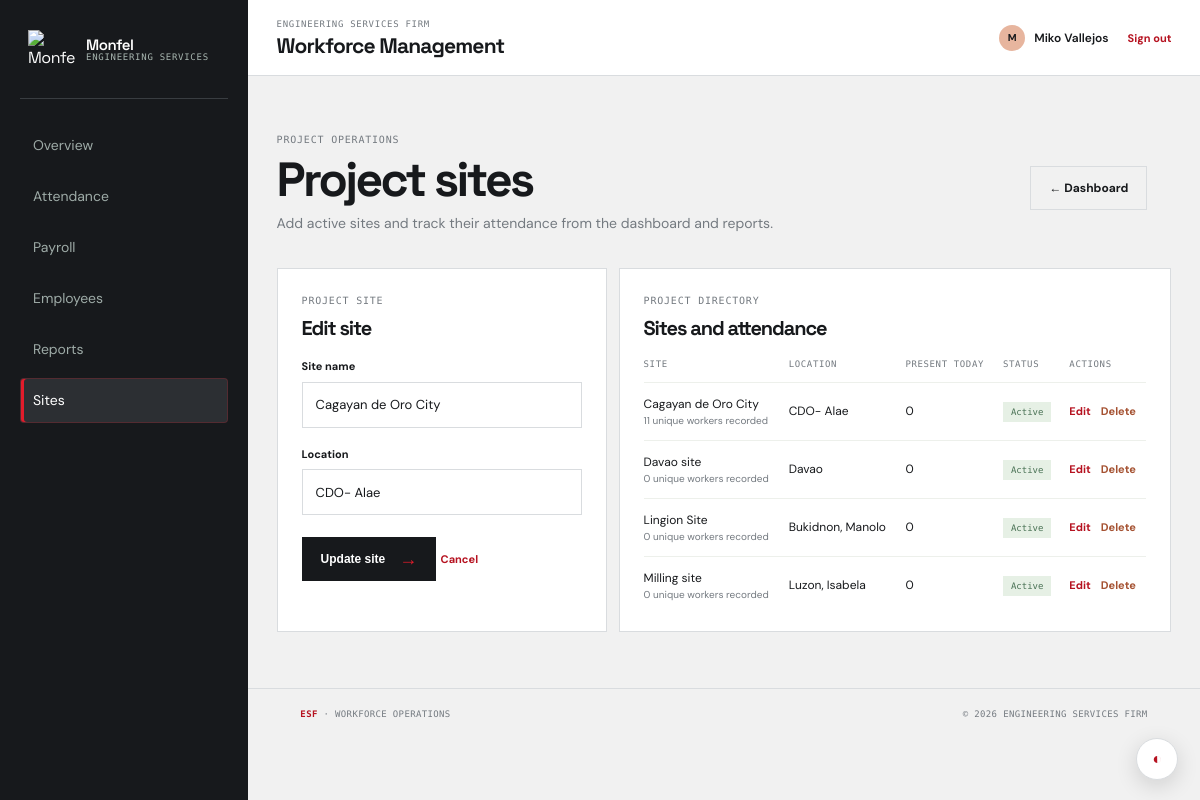
The app's page /Engineering_Services_Firm/sites.php?edit=1 (signed in) with its own data.
### tables this page shows
CREATE TABLE `projects` (
  `id` int(10) UNSIGNED NOT NULL,
  `name` varchar(150) NOT NULL,
  `location` varchar(255) DEFAULT NULL,
  `active` tinyint(1) NOT NULL DEFAULT '1',
  `created_at` datetime NOT NULL DEFAULT CURRENT_TIMESTAMP
);

### Engineering_Services_Firm/Includes/bootstrap.php (called while the page is built, shortened)
<?php
function db() {
    static $pdo = null;
    if ($pdo === null) {
        $config = require ROOT_PATH . '/Backend/config/database.php';
        $dsn = 'mysql:host=' . $config['host'] . ';dbname=' . $config['database'] . ';charset=' . $config['charset'];
        $pdo = new PDO($dsn, $config['username'], $config['password'], array(
            PDO::ATTR_ERRMODE => PDO::ERRMODE_EXCEPTION,
            PDO::ATTR_DEFAULT_FETCH_MODE => PDO::FETCH_ASSOC,
            PDO::ATTR_EMULATE_PREPARES => false
        ));
    }
    return $pdo;
}
function e($value) {
    return htmlspecialchars((string) $value, ENT_QUOTES, 'UTF-8');
}

### Engineering_Services_Firm/sites.php (the view, shortened to what this page needs)
<?php
require_once __DIR__ . '/Includes/bootstrap.php';
$name = '';
$location = '';
$editId = isset($_POST['site_id']) ? (int) $_POST['site_id'] : (isset($_GET['edit']) ? (int) $_GET['edit'] : 0);
if ($editId && !$name && !$location) {
    $editQuery = db()->prepare('SELECT name, location FROM projects WHERE id = ?');
    $editQuery->execute(array($editId));
    $editSite = $editQuery->fetch();
    if ($editSite) {
        $name = $editSite['name'];
        $location = $editSite['location'];
    } else {
        $error = 'Site was not found.';
        $editId = 0;
    }
}
$sites = db()->query("SELECT p.id, p.name, p.location, p.active, COUNT(DISTINCT CASE WHEN a.work_date = CURDATE() AND a.status = 'present' THEN a.employee_id END) AS present_today, COUNT(DISTINCT a.employee_id) AS workers_recorded FROM projects p LEFT JOIN attendance a ON a.project_id = p.id GROUP BY p.id, p.name, p.location, p.active ORDER BY p.active DESC, p.name")->fetchAll();
require __DIR__ . '/Includes/header.php';
?>
<main>
    <section class="module-heading"><div><p class="eyebrow">Project operations</p><h1>Project sites</h1><p class="intro-copy">Add active sites and track their attendance from the dashboard and reports.</p></div><a class="button button-outline" href="dashboard.php">← Dashboard</a></section>
    <section class="module-grid">
        <article class="panel module-form"><div class="panel-heading"><div><p class="eyebrow">Project site</p><h2><?= $editId ? 'Edit site' : 'Add a site' ?></h2></div></div><form method="post"><input type="hidden" name="csrf_token" value="<?= e(csrf_token()) ?>"><input type="hidden" name="site_id" value="<?= (int) $editId ?>"><div class="form-grid"><div class="form-field form-wide"><label for="name">Site name</label><input id="name" name="name" maxlength="150" value="<?= e($name) ?>" placeholder="e.g. North Harbor Residences" required></div><div class="form-field form-wide"><label for="location">Location</label><input id="location" name="location" maxlength="255" value="<?= e($location) ?>" placeholder="City or address"></div></div><button class="button button-dark" type="submit" name="action" value="save"><?= $editId ? 'Update site' : 'Add project site' ?> <span>→</span></button><?php if ($editId): ?> <a class="text-link" href="sites.php">Cancel</a><?php endif; ?></form></article>
        <article class="panel"><div class="panel-heading"><div><p class="eyebrow">Project directory</p><h2>Sites and attendance</h2></div></div><div class="table-wrap"><table><thead><tr><th>Site</th><th>Location</th><th>Present today</th><th>Status</th><th>Actions</th></tr></thead><tbody><?php if (!$sites): ?><tr><td colspan="5">No sites have been added yet.</td></tr><?php endif; ?><?php foreach ($sites as $site): ?><tr><td><?= e($site['name']) ?><small class="table-subtext"><?= (int) $site['workers_recorded'] ?> unique workers recorded</small></td><td><?= e($site['location'] ?: '—') ?></td><td><?= (int) $site['present_today'] ?></td><td><span class="status-pill <?= $site['active'] ? 'status-present' : 'status-away' ?>"><?= $site['active'] ? 'Active' : 'Inactive' ?></span></td><td><a class="text-link" href="sites.php?edit=<?= (int) $site['id'] ?>">Edit</a><form method="post" class="inline-delete-form" onsubmit="return confirm('Delete this site and all attendance records recorded at it? This cannot be undone.');"><input type="hidden" name="csrf_token" value="<?= e(csrf_token()) ?>"><input type="hidden" name="site_id" value="<?= (int) $site['id'] ?>"><button class="text-button-danger" type="submit" name="action" value="delete">Delete</button></form></td></tr><?php endforeach; ?></tbody></table></div></article>
    </section>
</main>
<?php require __DIR__ . '/Includes/footer.php'; ?>

### Engineering_Services_Firm/Assets/css/style.css (style rules this page uses)
:root { --ink: #17191c; --muted: #747a80; --paper: #f1f1f1; --white: #fff; --line: #d9dcdf; --orange: #e21c2b; --orange-dark: #b61220; --green: #658c6c; --blue: #7594a6; --yellow: #d6a354; }
* { box-sizing: border-box; }
html { scroll-behavior: smooth; }
body { margin: 0; color: var(--ink); background: var(--paper); font-family: 'DM Sans', sans-serif; line-height: 1.5; }
a { color: inherit; text-decoration: none; }
.form-grid { display: grid; grid-template-columns: repeat(2, minmax(0, 1fr)); gap: 18px; }
.form-wide { grid-column: span 2; }
.form-field label { display: block; margin-bottom: 7px; color: var(--ink); font-size: 11px; font-weight: 700; }
.form-field input, .form-field select { width: 100%; height: 46px; padding: 0 13px; border: 1px solid var(--line); outline: 0; background: var(--white); color: var(--ink); font: inherit; font-size: 13px; }
main { width: min(89%, 1240px); margin: 0 auto; }
.eyebrow { margin: 0 0 9px; color: var(--muted); font-family: 'DM Mono', monospace; font-size: 10px; letter-spacing: .08em; text-transform: uppercase; }
h1, h2, p { margin-top: 0; }
h1, h2 { font-family: 'Space Grotesk', sans-serif; letter-spacing: -.055em; }
h1 { margin-bottom: 9px; font-size: clamp(34px, 4vw, 52px); line-height: 1; }
h2 { margin-bottom: 0; font-size: 20px; line-height: 1.1; }
.intro-copy { margin: 0; color: var(--muted); font-size: 14px; }
.button { display: inline-flex; align-items: center; justify-content: center; gap: 14px; min-height: 44px; padding: 0 18px; border: 1px solid transparent; font-size: 12px; font-weight: 700; cursor: pointer; transition: transform .2s ease, background .2s ease; }
.button-dark { color: #fff; background: var(--ink); }
.button span, .text-link span, .panel-footer-link span { color: var(--orange); font-size: 18px; line-height: 0; }
.panel { border: 1px solid var(--line); background: var(--white); }
.panel-heading { display: flex; align-items: start; justify-content: space-between; padding: 24px 24px 19px; }
.text-link, .panel-footer-link { color: var(--orange-dark); font-size: 11px; font-weight: 700; }
.table-wrap { overflow-x: auto; padding: 0 24px 17px; }
table { width: 100%; border-collapse: collapse; font-size: 12px; white-space: nowrap; }
th { padding: 0 8px 10px; color: var(--muted); font-family: 'DM Mono'; font-size: 9px; font-weight: 400; letter-spacing: .07em; text-align: left; text-transform: uppercase; }
td { padding: 12px 8px; border-top: 1px solid #edf0eb; }
th:first-child, td:first-child { padding-left: 0; }
.status-pill { padding: 5px 8px; font-family: 'DM Mono'; font-size: 9px; }
.status-present { color: #4a7255; background: #e6f0e5; }
.button-outline { margin: 0 24px 24px; color: var(--ink); border-color: var(--line); }
.module-heading { display: flex; align-items: end; justify-content: space-between; padding: 56px 0 34px; }
.module-heading h1 { margin-bottom: 9px; }
.module-grid { display: grid; grid-template-columns: minmax(330px, .8fr) minmax(0, 1.4fr); gap: 12px; margin-bottom: 56px; }
.module-form form { padding: 0 24px 24px; }
.module-form .button { margin-top: 22px; }
.table-subtext { display: block; color: var(--muted); font-size: 10px; }
.inline-delete-form { display: inline; margin-left: 10px; }
.text-button-danger { padding: 0; color: #a55232; border: 0; background: transparent; font: inherit; font-size: 11px; font-weight: 700; cursor: pointer; }
.site-header, .workspace-header, body, main, .panel, .metric-card, .registration-card, .site-footer, .table-wrap, th, td, input, select, textarea, .button, .theme-toggle, .top-nav a, .status-pill { transition: color 600ms cubic-bezier(.22,1,.36,1), background-color 600ms cubic-bezier(.22,1,.36,1), border-color 600ms cubic-bezier(.22,1,.36,1), box-shadow 600ms cubic-bezier(.22,1,.36,1); }
@media (min-width: 701px) { body:has(.site-header:not(.auth-header)) { padding-left: 248px; } }
@media (min-width: 701px) { body:has(.site-header:not(.auth-header)) main { width: min(94%, 1440px); } }

### records on screen
projects: name "Cagayan de Oro City", location "CDO- Alae", workers_recorded "11", present_today "0", active "Active"
projects: name "Davao site", workers_recorded "0", location "Davao", present_today "0", active "Active"
projects: name "Lingion Site", workers_recorded "0", location "Bukidnon, Manolo", present_today "0", active "Active"
projects: name "Milling site", workers_recorded "0", location "Luzon, Isabela", present_today "0", active "Active"
